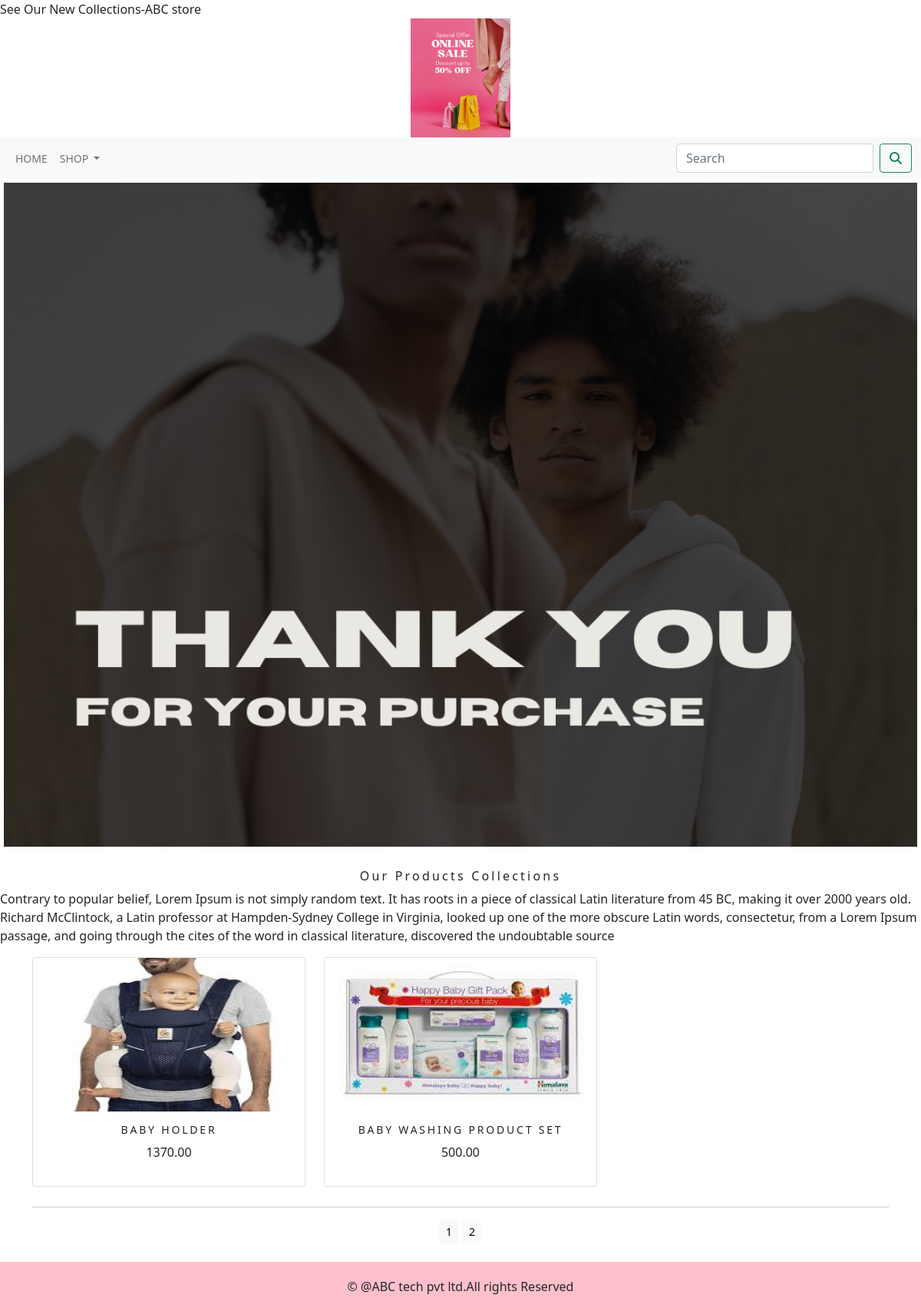
The app's page /ecommerceapp/?page=2 with its own data.
### ecommerceapp/models.py (models this page shows, shortened)
class Product(models.Model):
    name=models.CharField(max_length=250,unique=True)
    slug = models.SlugField(max_length=250, unique=True)
    description = models.TextField(blank=True)
    price=models.DecimalField(max_digits=10,decimal_places=2)
    category=models.ForeignKey(Category,on_delete=models.CASCADE)
    image = models.ImageField(upload_to='category', blank=True)
    stock=models.IntegerField()
    available=models.BooleanField(default=True)
    created=models.DateField(auto_now_add=True)
    updated=models.DateField(auto_now=True)
    def get_url(self):
        return reverse('ecommerceapp:prodCatdetail',args=[self.category.slug,self.slug])
    class Meta:
        ordering = ('name',)
        verbose_name = 'product'
        verbose_name_plural = 'products'

### ecommerceapp/views.py (the view)
# urls.py: path('',views.allprodCat,name='allProdCat'),
def allprodCat(request,c_slug=None):
    c_page =None
    Products_list=None
    if c_slug!=None:
        c_page=get_object_or_404(Category,slug=c_slug)
        products_list=Product.objects.all().filter(category=c_page,available=True)
    else:
        products_list=Product.objects.all().filter(available=True)
    paginator=Paginator(products_list,6)
    try:
        page=int(request.GET.get('page','1'))
    except:
        page=1
    try:
        products=paginator.page(page)
    except (EmptyPage,InvalidPage):
        products=paginator.page(paginator.num_pages)
    return render(request,"category.html",{'category':c_page,'products':products})

### cartapp/context_processors.py (called while the page is built)
def counter(request):
    item_count=0
    if 'admin' in request.path:
        return {}
    else:
        try:
            cart=Cart.objects.filter(cart_id=_cart_id(request))
            cart_items=CartItem.objects.all().filter(cart=cart[:1])
            for cart_item in cart_items:
                item_count += cart_item.quantity
        except Cart.DoesNotExist:
            item_count =0
    return dict(item_count=item_count)

### cartapp/views.py (called while the page is built)
def _cart_id(request):
    cart=request.session.session_key
    if not cart:
        cart=request.session.create()
    return cart

### ecommerceapp/context_processors.py (called while the page is built)
def menu_links(request):
    links=Category.objects.all()
    return dict(links=links)

### ecommerceapp/models.py (called while the page is built)
    def get_url(self):
        return reverse('ecommerceapp:product_by_category',args=[self.slug])

### templates/category.html (shortened to what this page needs)
{% extends 'base.html' %}
{% load static %}
{% block content %}
<div class="mx_auto">
    {% if category %}
        <img class="my_image" src="{{category.image.url}}" alt="{{category.name}}">
</div>
<br>
<div>
        <h1 class="text-center my_title">{{category.name}}</h1>
         <p class="text_justify">{{category.description}}</p>
</div>
    {% else %}
<div>
    <center><img class="my_image my_image_padding" src="{% static 'img/banner.png' %}" alt="our product" width="130px; height=130px;"></center>
</div>
<br>
<div>
    <h1 class="text-center my_title"> Our Products Collections</h1>
        <P class="text-justify">Contrary to popular belief, Lorem Ipsum is not simply random text. It has roots in a piece of classical Latin literature from 45 BC, making it over 2000 years old. Richard McClintock, a Latin professor at Hampden-Sydney College in Virginia, looked up one of the more obscure Latin words, consectetur, from a Lorem Ipsum passage, and going through the cites of the word in classical literature, discovered the undoubtable source</P>
</div>
    {% endif %}
<div class="container">
    <div class="row mx_auto">
        {% for product in products.object_list %}
        <div class="my_bottom_margin col-9 col-sm-12 col-md-4 col-lg-4">
            <div class="card text-center" style="min-width: 18rem;">
                <a href="{{product.get_url}}"><img class="card-img-top my_images" src="{{product.image.url}}" alt="{{product.name}} "></a>
                <div class="card-body">
                     <h4>{{product.name}}</h4>
                      <p>{{product.price}}</p>
                </div>
            </div>
        </div>
        {% endfor %}
   </div>
    <div class="mx-auto">
        {% if products.paginator.num_pages > 1 %}
       <hr>
        <div class="text-center">
            {% for pg in products.paginator.page_range %}
            <a href="?page={{pg}}" class="btn btn-light btn-sm {% if products.number == pg %} active {% endif %}}">{{pg}}</a>
            {% endfor %}
        </div>
         {% endif %}
    </div>
    <br>
</div>
{% endblock %}

### static/css/custom.css (style rules this page uses)
body { font-family:font-family: 'Unbounded', cursive; }
.my_image { width:100%; height:auto; }
.my_images { width:50px; height:200px; }
.my_title { font-size:16px; text_transform:uppercase; letter-spacing:0.2em; }
.my_image_padding { padding:5px; }
.my_bottom_margin { margin-bottom:10px; }
.card-body h4 { font-size:14px; text-transform:uppercase; letter-spacing:.2em; }

### records on screen
Product: image (picture), name "BABY HOLDER", price "1370.00"
Product: image (picture), name "BABY WASHING PRODUCT SET", price "500.00"

### other values on screen
{{ pg }} "1" "2"
